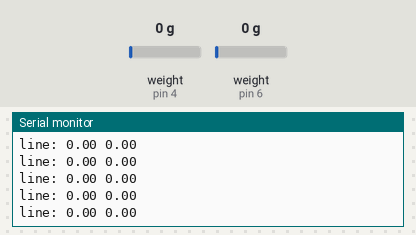
Simulated run of this sketch. Board: Arduino Nano, built with avr-gcc and run on an emulated ATmega328P. Shown: the last lines printed to the serial monitor. The test bench sets the inputs (shaded band); at power-on: weight on the scale (sensors on pin 4, pin 6) 0 g.

Above: at 1.2 s.
1.3 s: weight on the scale (sensor on pin 4) set to 100 g
At 1.31 s:
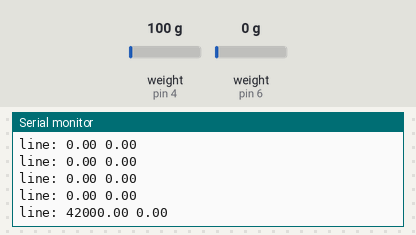
2.8 s: weight on the scale (sensor on pin 6) set to 100 g
At 2.81 s:
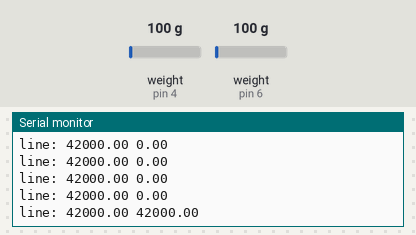
4.3 s: weight on the scale (sensor on pin 4) set to 1250 g
At 4.31 s:
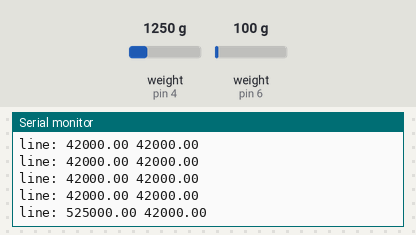
5.8 s: weight on the scale (sensor on pin 6) set to 1250 g
At 5.81 s:
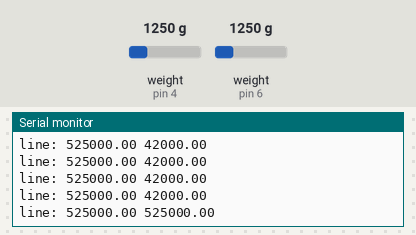
Timing chart, 0 to 8.3 s (numbered marks = the images above; inputs shaded):
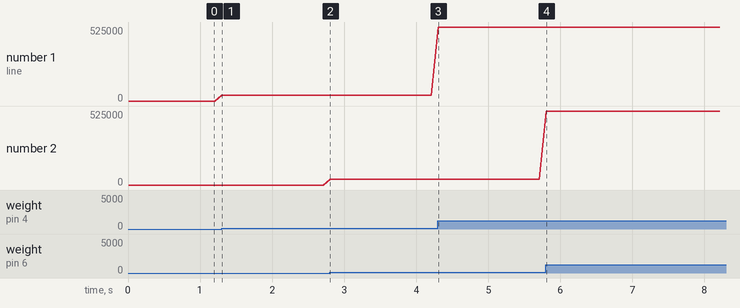

The sketch:

read_load_cells.ino
```cpp
//-------------------------------------------------------------------------------------
// HX711_ADC.h
// Arduino master library for HX711 24-Bit Analog-to-Digital Converter for Weigh Scales
// Olav Kallhovd sept2017
// Tested with      : HX711 asian module on channel A and YZC-133 3kg load cell
// Tested with MCU  : Arduino Nano
//-------------------------------------------------------------------------------------
// This is an example sketch on how to use this library for two ore more HX711 modules
// Settling time (number of samples) and data filtering can be adjusted in the config.h file

#include <HX711_ADC.h>
//#if defined(ESP8266)|| defined(ESP32) || defined(AVR)
//#include <EEPROM.h>
//#endif

//pins:
const int HX711_dout_1 = 4; //mcu > HX711 no 1 dout pin
const int HX711_sck_1 = 5; //mcu > HX711 no 1 sck pin
const int HX711_dout_2 = 6; //mcu > HX711 no 2 dout pin
const int HX711_sck_2 = 7; //mcu > HX711 no 2 sck pin

//HX711 constructor (dout pin, sck pin)
HX711_ADC LoadCell_1(HX711_dout_1, HX711_sck_1); //HX711 1
HX711_ADC LoadCell_2(HX711_dout_2, HX711_sck_2); //HX711 2


const int calVal_eepromAdress_1 = 0; // eeprom adress for calibration value load cell 1 (4 bytes)
const int calVal_eepromAdress_2 = 4; // eeprom adress for calibration value load cell 2 (4 bytes)
unsigned long t = 0;
bool taring1 = false;
bool taring2 = false;

void setup() {
  Serial.begin(57600); delay(1);
  //Serial.println();
  //Serial.println("Starting...");

  float calibrationValue_1; // calibration value load cell 1
  float calibrationValue_2; // calibration value load cell 2

  //calibrationValue_1 = 1; //696.0; // uncomment this if you want to set this value in the sketch
  //calibrationValue_2 = 1; //733.0; // uncomment this if you want to set this value in the sketch
#if defined(ESP8266) || defined(ESP32)
  //EEPROM.begin(512); // uncomment this if you use ESP8266 and want to fetch the value from eeprom
#endif
  //EEPROM.get(calVal_eepromAdress_1, calibrationValue_1); // uncomment this if you want to fetch the value from eeprom
  //EEPROM.get(calVal_eepromAdress_2, calibrationValue_2); // uncomment this if you want to fetch the value from eeprom

  LoadCell_1.begin();
  LoadCell_2.begin();

  //prevent hx711 from smoothing data
  LoadCell_1.setSamplesInUse(1);
  LoadCell_2.setSamplesInUse(1);
  //LoadCell_1.setReverseOutput();
  //LoadCell_2.setReverseOutput();

  //unsigned long stabilizingtime = 2000; // tare preciscion can be improved by adding a few seconds of stabilizing time
  //boolean _tare = false; //set this to false if you don't want tare to be performed in the next step
  //byte loadcell_1_rdy = 0;
  //byte loadcell_2_rdy = 0;
  //while ((loadcell_1_rdy + loadcell_2_rdy) < 2) { //run startup, stabilization and tare, both modules simultaniously
  //  if (!loadcell_1_rdy) loadcell_1_rdy = LoadCell_1.startMultiple(stabilizingtime);
  //  if (!loadcell_2_rdy) loadcell_2_rdy = LoadCell_2.startMultiple(stabilizingtime);
  //}
  //if (LoadCell_1.getTareTimeoutFlag()) {
  //  Serial.println("Timeout, check MCU>HX711 no.1 wiring and pin designations");
  //}
  //if (LoadCell_2.getTareTimeoutFlag()) {
  //  Serial.println("Timeout, check MCU>HX711 no.2 wiring and pin designations");
  //}
  //LoadCell_1.setCalFactor(calibrationValue_1); // user set calibration value (float)
  //LoadCell_2.setCalFactor(calibrationValue_2); // user set calibration value (float)
  LoadCell_1.update();
  LoadCell_2.update();
  //Serial.println("Startup complete");

}

void loop() {
  static boolean newDataReady1 = true;
  static boolean newDataReady2 = true;
  const int serialPrintInterval = 10; //increase value to slow down serial print activity

  // check for new data/start next conversion:
  if (LoadCell_1.update()) newDataReady1 = true;
  if (LoadCell_2.update()) newDataReady2 = true;
  //LoadCell_1.update();
  //LoadCell_2.update();
  //newDataReady = true;
  //if ((taring1 or taring2)) {
  //  newDataReady = false;
  //}


  //get smoothed value from data set
  if ((newDataReady1 and newDataReady2)) {
    if (millis() > t + serialPrintInterval) {
      float a = LoadCell_1.getData();
      float b = LoadCell_2.getData();
      //Serial.print("Load_cell 1 output val: ");
      String str = "line: ";
      str = str + a + ' ' + b;
      //Serial.print(" ");
      //Serial.print(a);
      //Serial.print(" ");
      Serial.println(str);
      newDataReady1 = 0;
      newDataReady2 = 0;
      t = millis();
    }
  }

  // receive command from serial terminal, send 't' to initiate tare operation:
  if (Serial.available() > 0) {
    char inByte = Serial.read();
    if (inByte == 't') {
      taring1 = true;
      taring2 = true;
      LoadCell_1.tare();
      LoadCell_2.tare();
    }
  }

  //check if last tare operation is complete
  if (LoadCell_1.getTareStatus() == true) {
    taring1 = false;
    //Serial.println("Tare_1_complete");
  }
  if (LoadCell_2.getTareStatus() == true) {
    taring2 = false;
    //Serial.println("Tare_2_complete");
  }

}
```

Measured:
- after the input at 1.3 s, the serial monitor: prints a new line at once (image 1)
- after the input at 2.8 s, the serial monitor: prints a new line at once (image 2)
- after the input at 4.3 s, the serial monitor: prints a new line at once (image 3)
- after the input at 5.8 s, the serial monitor: prints a new line at once (image 4)
- plotted number 1: 0 → 42000 after the input at 1.3 s, 42000 → 525000 after the input at 4.3 s
